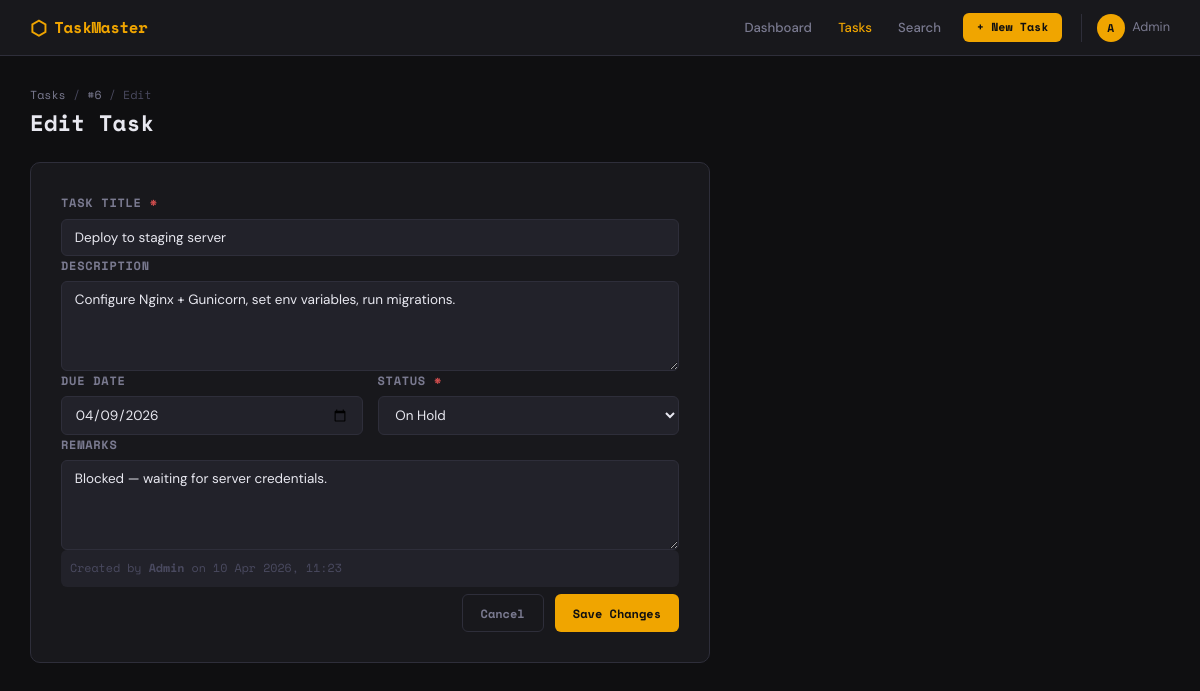
/tasks/6/edit, run on the app's committed database.
### app/models/task_model.py (models this page shows, shortened)
class Task(db.Model):
    __tablename__ = 'tasks'
    id = db.Column(db.Integer, primary_key=True)
    title = db.Column(db.String(200), nullable=False)                         # Task Title
    description = db.Column(db.Text, nullable=True)                           # Task Description
    due_date = db.Column(db.Date, nullable=True)                              # Task Due Date
    status = db.Column(
        db.Enum(TaskStatus),
        nullable=False,
        default=TaskStatus.PENDING
    )                                                                          # Task Status
    remarks = db.Column(db.Text, nullable=True)                               # Task Remarks
    created_on = db.Column(db.DateTime, nullable=False, default=datetime.utcnow)       # Created On (Time Stamp)
    last_updated_on = db.Column(
        db.DateTime, nullable=False,
        default=datetime.utcnow, onupdate=datetime.utcnow
    )                                                                                   # Last Updated on (Time Stamp)
    created_by_id = db.Column(
        db.Integer, db.ForeignKey('users.id'), nullable=False
    )                                                                          # Created By ID
    last_updated_by_id = db.Column(
        db.Integer, db.ForeignKey('users.id'), nullable=False
    )                                                                          # Last Updated By ID
    __table_args__ = (
        db.Index('idx_tasks_status', 'status'),
        db.Index('idx_tasks_due_date', 'due_date'),
        db.Index('idx_tasks_created_by', 'created_by_id'),
        db.Index('idx_tasks_created_on', 'created_on'),
        db.Index('idx_tasks_title', 'title'),
    )

### app/controllers/task_controller.py (the view, shortened to what this page needs)
@task_bp.route('/<int:task_id>/edit', methods=['GET', 'POST'])
def edit(task_id):
    task = Task.query.get_or_404(task_id)
    return render_template('tasks/edit.html', task=task, statuses=TaskStatus)

### app/views/templates/tasks/edit.html (shortened to what this page needs)
{% extends 'base.html' %}
{% block content %}
<div class="page-header">
  <div>
    <div class="breadcrumb"><a href="{{ url_for('tasks.list_tasks') }}">Tasks</a> / <a href="{{ url_for('tasks.detail', task_id=task.id) }}">#{{ task.id }}</a> / Edit</div>
    <h1 class="page-title">Edit Task</h1>
  </div>
</div>
<div class="form-container">
  <div class="form-card">
    <form method="POST" action="{{ url_for('tasks.edit', task_id=task.id) }}">
      <div class="form-group">
        <label for="title">Task Title <span class="required">*</span></label>
        <input type="text" id="title" name="title" required placeholder="Enter task title" value="{{ task.title }}">
      </div>
      <div class="form-group">
        <label for="description">Description</label>
        <textarea id="description" name="description" rows="4" placeholder="Describe the task...">{{ task.description or '' }}</textarea>
      </div>
      <div class="form-row">
        <div class="form-group">
          <label for="due_date">Due Date</label>
          <input type="date" id="due_date" name="due_date"
                 value="{{ task.due_date.strftime('%Y-%m-%d') if task.due_date else '' }}">
        </div>
        <div class="form-group">
          <label for="status">Status <span class="required">*</span></label>
          <select id="status" name="status">
            {% for s in statuses %}
            <option value="{{ s.name }}" {% if s == task.status %}selected{% endif %}>{{ s.value }}</option>
            {% endfor %}
          </select>
        </div>
      </div>
      <div class="form-group">
        <label for="remarks">Remarks</label>
        <textarea id="remarks" name="remarks" rows="3" placeholder="Any additional remarks...">{{ task.remarks or '' }}</textarea>
      </div>
      <div class="audit-info">
        <span>Created by <strong>Admin</strong> on {{ task.created_on.strftime('%d %b %Y, %H:%M') }}</span>
      </div>
      <div class="form-actions">
        <a href="{{ url_for('tasks.detail', task_id=task.id) }}" class="btn btn-outline">Cancel</a>
        <button type="submit" class="btn btn-primary">Save Changes</button>
      </div>
    </form>
  </div>
</div>
{% endblock %}

### app/views/static/css/style.css (style rules this page uses)
:root { --bg: #0f0f11; --surface: #18181c; --surface2: #22222a; --border: #2e2e3a; --accent: #f0a500; --accent-dim: #b37d00; --accent-glow: rgba(240,165,0,0.12); --text: #e8e8f0; --text-muted: #7a7a90; --text-dim: #4a4a60; --danger: #e05252; --success: #4caf7d; --info: #5b9cf6; --warning: #f0a500; --radius: 6px; --radius-lg: 10px; --shadow: 0 2px 12px rgba(0,0,0,0.4); --shadow-lg: 0 8px 32px rgba(0,0,0,0.5); --mono: 'Space Mono', monospace; --sans: 'DM Sans', sans-serif; --transition: all 0.18s ease; }
*, *::before, *::after { box-sizing: border-box; margin: 0; padding: 0; }
html { font-size: 15px; }
body { font-family: var(--sans); background: var(--bg); color: var(--text); min-height: 100vh; line-height: 1.6; -webkit-font-smoothing: antialiased; }
a { color: var(--accent); text-decoration: none; transition: var(--transition); }
.form-group { display: flex; flex-direction: column; gap: 0.4rem; }
.form-group label { font-size: 0.8rem; font-weight: 600; color: var(--text-muted); text-transform: uppercase; letter-spacing: 0.06em; font-family: var(--mono); }
.required { color: var(--danger); }
.form-group input, .form-group select, .form-group textarea { background: var(--surface2); border: 1px solid var(--border); border-radius: var(--radius); color: var(--text); font-family: var(--sans); font-size: 0.9rem; padding: 0.6rem 0.85rem; outline: none; transition: var(--transition); width: 100%; }
.form-group textarea { resize: vertical; min-height: 90px; }
.form-group select { cursor: pointer; }
.form-row { display: grid; grid-template-columns: 1fr 1fr; gap: 1rem; }
.form-container { max-width: 680px; }
.form-card { background: var(--surface); border: 1px solid var(--border); border-radius: var(--radius-lg); padding: 2rem; display: flex; flex-direction: column; gap: 1.25rem; }
.form-actions { display: flex; gap: 0.75rem; justify-content: flex-end; padding-top: 0.5rem; }
.audit-info { font-size: 0.78rem; color: var(--text-dim); font-family: var(--mono); padding: 0.6rem; background: var(--surface2); border-radius: var(--radius); }
.btn { display: inline-flex; align-items: center; gap: 0.4rem; padding: 0.55rem 1.2rem; border-radius: var(--radius); font-family: var(--mono); font-size: 0.8rem; font-weight: 700; cursor: pointer; border: none; transition: var(--transition); text-align: center; white-space: nowrap; }
.btn-primary { background: var(--accent); color: var(--bg); }
.btn-outline { background: transparent; color: var(--text-muted); border: 1px solid var(--border); }
.page-header { display: flex; align-items: flex-start; justify-content: space-between; margin-bottom: 1.75rem; gap: 1rem; }
.page-title { font-family: var(--mono); font-size: 1.5rem; color: var(--text); line-height: 1.2; }
.breadcrumb { font-size: 0.78rem; color: var(--text-dim); margin-bottom: 0.3rem; font-family: var(--mono); }
.breadcrumb a { color: var(--text-muted); }

### data on the page
Task: id "6", title "Deploy to staging server", description "Configure Nginx + Gunicorn, set env variables, run migrations.", due_date "04/09/2026", status "On Hold", remarks "Blocked — waiting for server credentials.", created_on "10 Apr 2026, 11:23"
